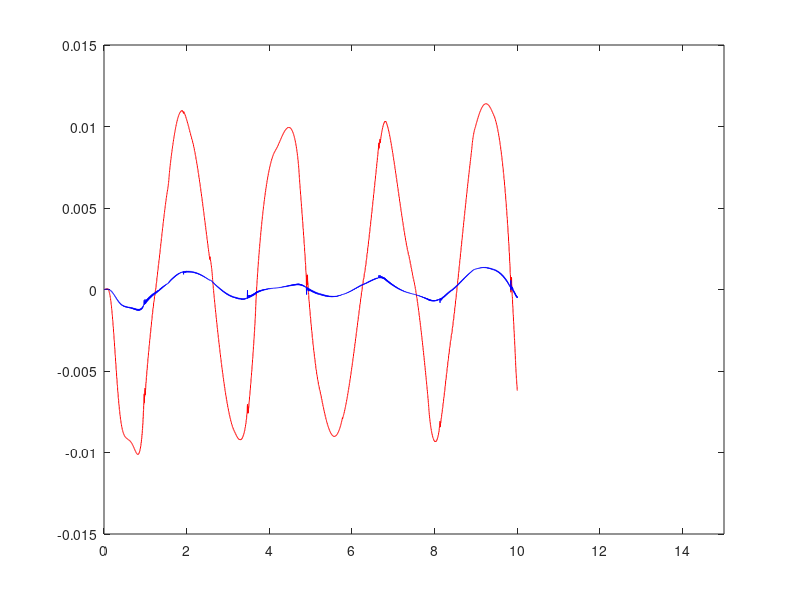

Reproduce this figure in MATLAB.
function []= planarArm()

clc
clear all;
close all;
%parameters for the arm
I1=0.1213;  I2 = 0.0116; m1=6.5225; r1=0.098; m2=2.0458; r2=0.0229; l1=0.26; l2=0.26; g = 9.8;


% we compute the parameters in the dynamic model
a = I1+I2+m1*r1^2+ m2*(l1^2+ r2^2);
b = m2*l1*r2;
d = I2+ m2*r2^2;

%%

% initial condition - Format:[theta1,theta2,dtheta1,dtheta2]
x0= [0,0,0,0]; %You can change the initial condition here.

tf=10;

% the options for ode - Optional!
%options = odeset('RelTol',1e-4,'AbsTol',[1e-4, 1e-4, 1e-4, 1e-4]);

global torque allq_error
torque=[];
allq_error = []; 


%% Implement the PD control plus Feedforward.
index=2;
[T,X] = ode45(@(t,x)plannarArmODE(t,x,index),[0 tf],x0);


fig =  figure('Name','Graphs of position errors ˜q1 and ˜q2');
plot(T, allq_error(1,1:size(T,1)), 'r-');
hold on
plot(T, allq_error(2,1:size(T,1)), 'b-');  xlim([0, 15]);
%print(fig,'Prob3_Output','-dpng')

%% Functions

    function [dx ] = plannarArmODE(t,x,idx)
        b1 = 3.14/4; c1 = 3.14/9; w1 = 4; b2 = 3.14/3; c2 = 3.14/6; w2 = 3; 
        theta_d= [(b1*(1 - exp(-2.0 * t^3))) + (c1*(1 - exp(-2.0 * t^3))* sin(w1 * t));
                (b2*(1 - exp(-2.0 * t^3))) + (c2*(1 - exp(-2.0 * t^3))* sin(w2 * t))]; %You can insert any desired joint trajectory here!
        dtheta_d =[(6 * b1 * t^2 * exp(-2.0* t^3)) + ((6 * c1 * t^2 * exp(-2.0* t^3)) * sin(w1 * t)) + ((c1 - (c1* exp(-2.0* t^3))) * (cos(w1*t))*w1);
            (6 * b2 * t^2 * exp(-2.0* t^3)) + ((6 * c2 * t^2 * exp(-2.0* t^3)) * sin(w2 * t)) + ((c2 - (c2* exp(-2.0* t^3))) * (cos(w2*t))*w2)]; %Time derivative of theta_d
        ddt1d = (12 * b1 * t* exp(-2.0* t^3)) - (36*b1*t^4 * exp(-2.0* t^3)) + (12* c1 * t * (exp(-2.0* t^3))* sin(w1 * t)) -  ((36*c1*t^4 * exp(-2.0* t^3)) * sin(w1 * t)) +(12* c1 * t^2 * (exp(-2.0* t^3))* (cos(w1 * t)) * w1) - (c1 - (c1 * (exp(-2.0* t^3))) * (sin(w1 * t))* w1^2);
        ddt2d = (12 * b2 * t* exp(-2.0* t^3)) - (36*b2*t^4 * exp(-2.0* t^3)) + (12* c2 * t * (exp(-2.0* t^3))* sin(w2 * t)) -  ((36*c2*t^4 * exp(-2.0* t^3)) * sin(w2 * t)) +(12* c2 * t^2 * (exp(-2.0* t^3))* (cos(w2 * t)) * w2) - (c2 - (c2 * (exp(-2.0* t^3))) * (sin(w2 * t))* w2^2);
        ddtheta_d = [ddt1d ; ddt2d]; %Second time derivated of theta_d
        theta= x(1:2,1);
        dtheta= x(3:4,1);
        q_error = [theta_d(1) - x(1,1); theta_d(2) - x(2,1)]; 
        allq_error = [allq_error q_error];

        global Mmat Cmat Mmatd Cmatd Gmat
        Mmat = [a+2*b*cos(x(2)), d+b*cos(x(2));  d+b*cos(x(2)), d];
        Cmat = [-b*sin(x(2))*x(4), -b*sin(x(2))*(x(3)+x(4)); b*sin(x(2))*x(3),0];
        Gmat = [ (((m1*r1 + m2*l1) * g * sin(x(1))) +  ( m2*r2 * g * sin(x(1)+x(2)))  ); m2*r2 * g * sin(x(1)+x(2))];
        Mmatd = [a+2*b*cos(theta_d(2)), d+b*cos(theta_d(2));  d+b*cos(theta_d(2)), d];
        Cmatd = [-b*sin(theta_d(2))*dtheta_d(2), -b*sin(theta_d(2))*(dtheta_d(1)+dtheta_d(2)); b*sin(theta_d(2))*dtheta_d(1),0];
        invM = inv(Mmat);
        invMC = invM*Cmat;
        switch idx 
            case 1
                tau = computeTorque(theta_d, dtheta_d, ddtheta_d, theta, dtheta); %
            
            case 2
                tau = PDplusFeedforwawrd(theta_d, dtheta_d, ddtheta_d, theta, dtheta);
        end
        torque =[torque, tau];


        dx=zeros(4,1);
        dx(1) = x(3);
        dx(2) = x(4);
        dx(3:4) = -invMC* x(3:4) +invM*tau; % because ddot theta = -M^{-1}(C \dot Theta) + M^{-1} tau
    end

  

    function tau = PDplusFeedforwawrd(theta_d, dtheta_d,ddtheta_d, theta, dtheta)
        global Mmatd Cmatd
        Kp=[200 ,0 ; 0 , 150];
        Kv=[3 ,0 ; 0 , 3];
        e=theta_d-theta; % position error
        de = dtheta_d - dtheta; % velocity error
        tau= (Kp*e + Kv*de) + Cmatd*dtheta_d + Mmatd*ddtheta_d;
    end
disp('Finish.');

end
